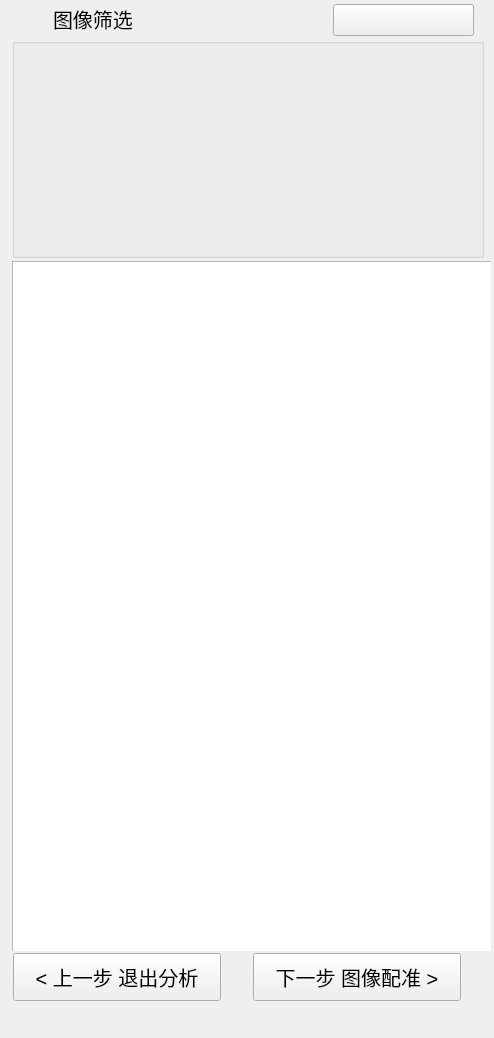
<?xml version="1.0" encoding="UTF-8"?>
<ui version="4.0">
 <class>qSlicerFilterRightModuleWidget</class>
 <widget class="QWidget" name="qSlicerFilterRightModuleWidget">
  <property name="geometry">
   <rect>
    <x>0</x>
    <y>0</y>
    <width>494</width>
    <height>1038</height>
   </rect>
  </property>
  <property name="minimumSize">
   <size>
    <width>0</width>
    <height>0</height>
   </size>
  </property>
  <property name="windowTitle">
   <string>QmitkTemplate</string>
  </property>
  <widget class="QWidget" name="widget" native="true">
   <property name="geometry">
    <rect>
     <x>3</x>
     <y>0</y>
     <width>488</width>
     <height>951</height>
    </rect>
   </property>
   <widget class="QListWidget" name="listWidget">
    <property name="geometry">
     <rect>
      <x>9</x>
      <y>261</y>
      <width>501</width>
      <height>691</height>
     </rect>
    </property>
    <property name="verticalScrollBarPolicy">
     <enum>Qt::ScrollBarAsNeeded</enum>
    </property>
    <property name="horizontalScrollBarPolicy">
     <enum>Qt::ScrollBarAlwaysOff</enum>
    </property>
    <property name="verticalScrollMode">
     <enum>QAbstractItemView::ScrollPerPixel</enum>
    </property>
    <property name="horizontalScrollMode">
     <enum>QAbstractItemView::ScrollPerPixel</enum>
    </property>
   </widget>
   <widget class="QGroupBox" name="gBoxContainer2">
    <property name="geometry">
     <rect>
      <x>9</x>
      <y>38</y>
      <width>472</width>
      <height>220</height>
     </rect>
    </property>
    <property name="title">
     <string/>
    </property>
   </widget>
   <widget class="QWidget" name="gBoxContainer1" native="true">
    <property name="geometry">
     <rect>
      <x>9</x>
      <y>38</y>
      <width>472</width>
      <height>220</height>
     </rect>
    </property>
    <property name="styleSheet">
     <string notr="true"/>
    </property>
   </widget>
   <widget class="QPushButton" name="btnAdd">
    <property name="geometry">
     <rect>
      <x>330</x>
      <y>4</y>
      <width>141</width>
      <height>32</height>
     </rect>
    </property>
    <property name="text">
     <string/>
    </property>
   </widget>
   <widget class="QLabel" name="label_3">
    <property name="geometry">
     <rect>
      <x>50</x>
      <y>4</y>
      <width>80</width>
      <height>29</height>
     </rect>
    </property>
    <property name="font">
     <font>
      <pointsize>15</pointsize>
     </font>
    </property>
    <property name="text">
     <string>图像筛选</string>
    </property>
   </widget>
   <widget class="QLabel" name="label_4">
    <property name="geometry">
     <rect>
      <x>10</x>
      <y>4</y>
      <width>32</width>
      <height>32</height>
     </rect>
    </property>
    <property name="font">
     <font>
      <pointsize>15</pointsize>
     </font>
    </property>
    <property name="text">
     <string/>
    </property>
    <property name="alignment">
     <set>Qt::AlignCenter</set>
    </property>
   </widget>
  </widget>
  <widget class="QWidget" name="widget_2" native="true">
   <property name="geometry">
    <rect>
     <x>3</x>
     <y>950</y>
     <width>488</width>
     <height>91</height>
    </rect>
   </property>
   <widget class="QPushButton" name="btn_next">
    <property name="geometry">
     <rect>
      <x>250</x>
      <y>3</y>
      <width>208</width>
      <height>48</height>
     </rect>
    </property>
    <property name="font">
     <font>
      <pointsize>15</pointsize>
     </font>
    </property>
    <property name="text">
     <string>下一步 图像配准 &gt;</string>
    </property>
   </widget>
   <widget class="QPushButton" name="btn_preview">
    <property name="geometry">
     <rect>
      <x>10</x>
      <y>3</y>
      <width>208</width>
      <height>48</height>
     </rect>
    </property>
    <property name="font">
     <font>
      <pointsize>15</pointsize>
     </font>
    </property>
    <property name="text">
     <string>&lt; 上一步 退出分析</string>
    </property>
   </widget>
  </widget>
 </widget>
 <layoutdefault spacing="6" margin="11"/>
 <resources/>
 <connections/>
</ui>
